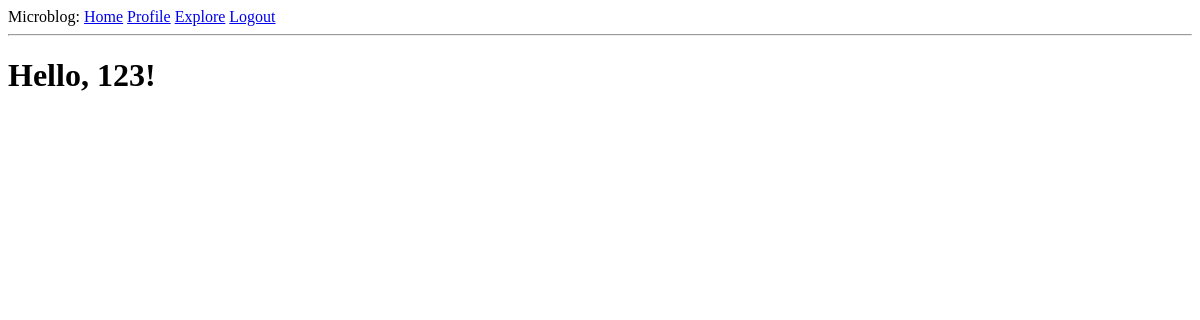
The page /explore (signed in) on the database as committed earlier.
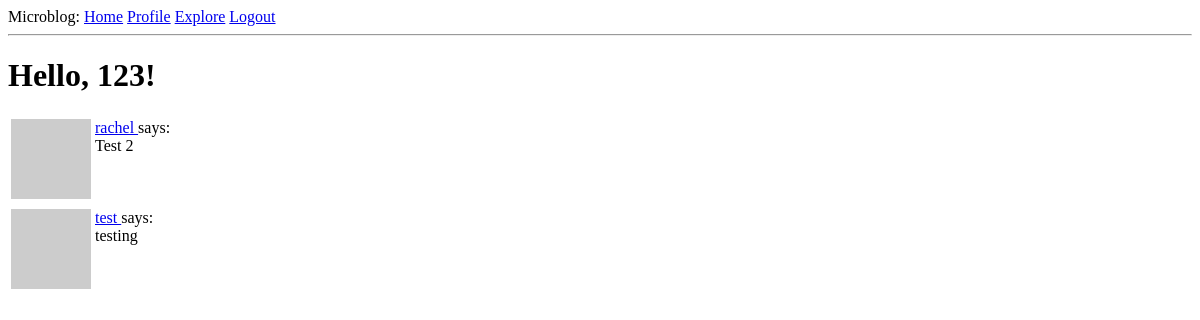
The same page on the database as committed later.
### app/models.py (models this page shows, shortened)
class Post(db.Model):
    id: so.Mapped[int] = so.mapped_column(primary_key=True)
    body: so.Mapped[str] = so.mapped_column(sa.String(140))
    timestamp: so.Mapped[datetime] = so.mapped_column(
        index=True, default=lambda: datetime.now(timezone.utc))
    user_id: so.Mapped[int] = so.mapped_column(sa.ForeignKey(User.id), index=True)
    author: so.Mapped[User] = so.relationship(back_populates='posts')

class User(UserMixin, db.Model):
    id: so.Mapped[int] = so.mapped_column(primary_key=True)
    username: so.Mapped[str] = so.mapped_column(sa.String(64), index=True, unique=True)
    email: so.Mapped[str] = so.mapped_column(sa.String(120), index=True, unique=True)
    password_hash: so.Mapped[Optional[str]] = so.mapped_column(sa.String(256))
    posts: so.WriteOnlyMapped['Post'] = so.relationship(
        back_populates='author')
    def avatar(self, size):
        digest = md5(self.email.lower().encode('utf-8')).hexdigest()
        return f'https://www.gravatar.com/avatar/{digest}?d=identicon&s={size}'
    about_me: so.Mapped[Optional[str]] = so.mapped_column(sa.String(140))
    last_seen: so.Mapped[Optional[datetime]] = so.mapped_column(
        default=lambda: datetime.now(timezone.utc))
    following: so.WriteOnlyMapped['User'] = so.relationship(
        secondary=followers, primaryjoin=(followers.c.follower_id == id),
        secondaryjoin=(followers.c.followed_id == id),
        back_populates='followers')
    followers: so.WriteOnlyMapped['User'] = so.relationship(
        secondary=followers, primaryjoin=(followers.c.followed_id == id),
        secondaryjoin=(followers.c.follower_id == id),
        back_populates='following')

### app/routes.py (the view)
@app.route('/explore')
@login_required
def explore():
    query = sa.select(Post).order_by(Post.timestamp.desc())
    posts = db.session.scalars(query).all()
    return render_template('index.html', title='Explore', posts=posts)

### app/models.py (called while the page is built)
@login.user_loader
def load_user(id):
    return db.session.get(User, int(id))

### app/routes.py (called while the page is built)
@app.before_request
def before_request():
    if current_user.is_authenticated:
        current_user.last_seen = datetime.now(timezone.utc)
        db.session.commit()

### app/templates/index.html (shortened to what this page needs)
{% extends "base.html" %}
{% block content %}
    <h1>Hello, {{ current_user.username }}!</h1>
    {% for post in posts %}
        {% include '_post.html' %}
    {% endfor %}
{% endblock %}

### app/templates/_post.html
<table>
    <tr valign="top">
        <td><img src="{{ post.author.avatar(36) }}" alt="post avatar"></td>
        <td>
            <a href="{{ url_for('user', username=post.author.username) }}">
                {{ post.author.username }}
            </a>
            says:<br>{{ post.body }}
        </td>
    </tr>
</table>

Rows that differ between the two databases and show on the page:
added Post: author.username "rachel", body "Test 2"
added Post: author.username "test", body "testing"
